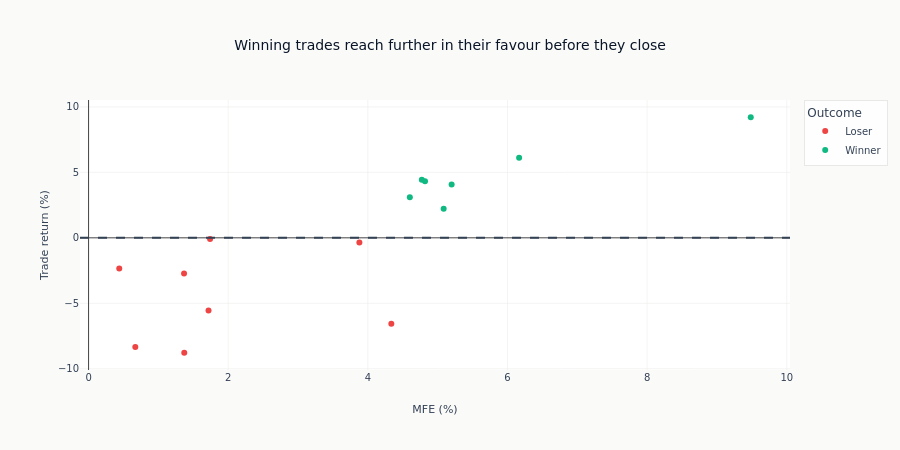

Notebook code for this chart:
### Markdown cell above
**Interpretation**: The future scatter tests whether adverse excursion remains
associated with the realized outcome after calibration. It does not imply that a
stop at any particular MAE would improve PnL.

### Code cell
future_mfe_by_outcome = future_excursions.group_by("outcome").agg(pl.col("mfe_pct").mean())
future_mfe_gap = (
    future_mfe_by_outcome.filter(pl.col("outcome") == "Winner")["mfe_pct"][0]
    - (future_mfe_by_outcome.filter(pl.col("outcome") == "Loser")["mfe_pct"][0])
)
fig = px.scatter(
    future_excursions_pd,
    x="mfe_pct",
    y="trade_return",
    color="outcome",
    color_discrete_map={"Winner": COLORS["positive"], "Loser": COLORS["negative"]},
    title="Winning trades reach further in their favour before they close",
    labels={"mfe_pct": "MFE (%)", "trade_return": "Trade return (%)", "outcome": "Outcome"},
)

fig.add_hline(y=0, line_dash="dash", line_color=COLORS["neutral"])

fig.update_layout(height=450)
show_plotly_with_alt(
    fig,
    "A scatter of trade return against maximum adverse excursion, coloured by outcome. Losing trades cluster at deeper adverse excursions and the two groups overlap substantially in the middle.",
)

### Figure 1 — Plotly figure (JSON) as saved in the notebook; plotly's stock layout.template omitted (floating-point values rounded to 4 significant figures)
{"data": [{"hovertemplate": "Outcome=Loser<br>MFE (%)=%{x}<br>Trade return (%)=%{y}<extra></extra>", "legendgroup": "Loser", "marker": {"color": "#ef4444", "symbol": "circle"}, "mode": "markers", "name": "Loser", "orientation": "v", "showlegend": true, "type": "scatter", "x": [0.4394, 1.371, 4.337, 0.6692, 3.879, 1.718, 1.74, 1.367], "xaxis": "x", "y": [-2.349, -8.777, -6.554, -8.338, -0.3572, -5.558, -0.08746, -2.723], "yaxis": "y"}, {"hovertemplate": "Outcome=Winner<br>MFE (%)=%{x}<br>Trade return (%)=%{y}<extra></extra>", "legendgroup": "Winner", "marker": {"color": "#10b981", "symbol": "circle"}, "mode": "markers", "name": "Winner", "orientation": "v", "showlegend": true, "type": "scatter", "x": [9.484, 4.601, 6.167, 5.086, 4.819, 4.773, 5.2], "xaxis": "x", "y": [9.209, 3.101, 6.122, 2.214, 4.312, 4.434, 4.081], "yaxis": "y"}], "layout": {"height": 450, "legend": {"title": {"text": "Outcome"}, "tracegroupgap": 0}, "shapes": [{"line": {"color": "#334155", "dash": "dash"}, "type": "line", "x0": 0, "x1": 1, "xref": "x domain", "y0": 0, "y1": 0, "yref": "y"}], "title": {"text": "Winning trades reach further in their favour before they close"}, "xaxis": {"anchor": "y", "domain": [0.0, 1.0], "title": {"text": "MFE (%)"}}, "yaxis": {"anchor": "x", "domain": [0.0, 1.0], "title": {"text": "Trade return (%)"}}}}
